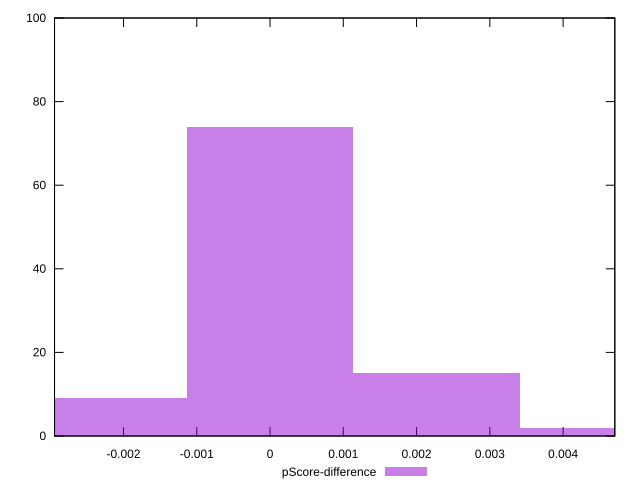

This figure's gnuplot source:
reset

$pScoreDifference <<EOF
0.004542856593968514 2
0.002271428296984257 15
0 74
-0.002271428296984257 9
EOF

set key outside below
set boxwidth 0.002271428296984257
set xrange [-0.002941176470588225:0.004705882352941171]
set yrange [0:100]
set trange [0:100]
set style fill transparent solid 0.5 noborder
set terminal svg size 640, 490 enhanced background rgb 'white'
set output "report_00019_2021-02-10T18-14-37.922Z//uses-text-compression/samples/pages+cached+noadtech+nomedia+nocss/pScore-difference/histogram.svg"

plot $pScoreDifference title "pScore-difference" with boxes

reset
